Frame 1 (no input): blank canvas, image omitted
Frame 60 (no input): blank canvas, image omitted
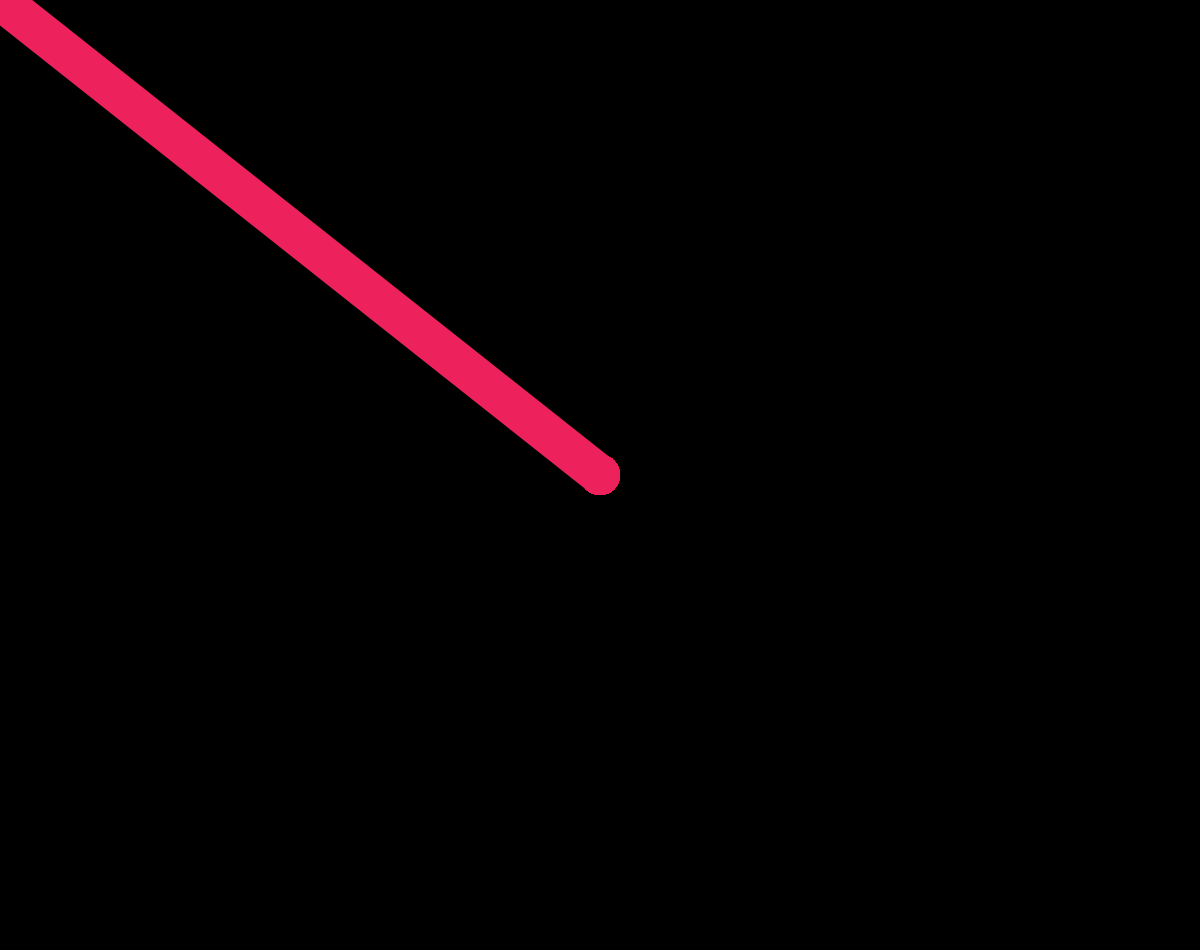
Frame 120 (the mouse pressed at the canvas centre since frame 60)

The p5.js sketch whose frames 1 and 60 were blank and that drew this single picture after the mouse press (run headless with seeded random() and noise() and a simulated clock; from frame 60 on, the mouse is pressed at the canvas centre):

// p5.js sketch
// ── sketch.js
let btn, colorPicker, slider, eraser;
function setup() {
  createCanvas(windowWidth, windowHeight - 50);
  background(0);

  //btn = createButton("Clear");
  //btn.size(100, 40);
  //btn.mousePressed(Clear);

  noStroke();
  colorPicker = createColorPicker("#ed225d");
  stroke(colorPicker.color());
  colorPicker.size(windowWidth);

  slider = createSlider(0, 100, 40, 0.1);
  strokeWeight(slider.value());
  slider.size(windowWidth - 10);
}

function draw() {
  //background(51);
  if (mouseIsPressed) {
      //blendMode(LIGHTEST);
    stroke(colorPicker.color());
    strokeWeight(slider.value());
    line(mouseX, mouseY, pmouseX, pmouseY);
  }
  if (keyIsDown(69)) {
    blendMode(BLEND);
    strokeWeight(0);
    stroke(255);
    fill(51);
    ellipse(mouseX, mouseY, 50, 50);
  }
}

function Clear() {
  blendMode(BLEND);
  background(51);
}
